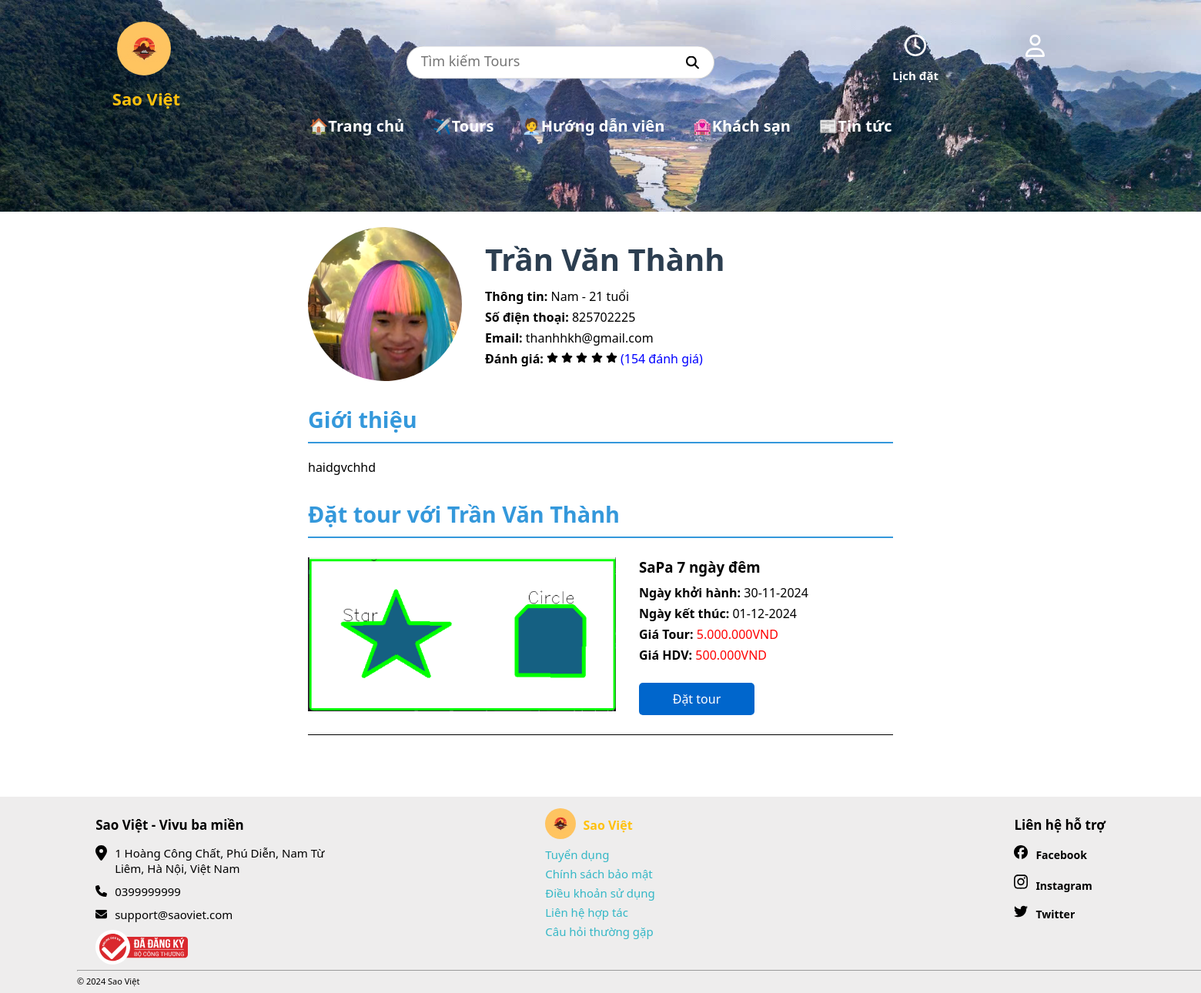
The app's page /index.php?controller=guide&action=detail&id=21 (signed in) with its own data.
### tables this page shows
CREATE TABLE `huongdanvien` (
  `MaHDV` int(11) NOT NULL,
  `TenHDV` varchar(100) NOT NULL,
  `AnhHDV` varchar(100) NOT NULL,
  `GioiTinh` varchar(10) NOT NULL,
  `NgaySinh` date NOT NULL,
  `SDT` int(10) NOT NULL,
  `Email` varchar(50) NOT NULL,
  `MoTa` text NOT NULL,
  `DanhGia` int(5) DEFAULT NULL
);

CREATE TABLE `phancong` (
  `MaPC` int(11) NOT NULL,
  `MaTour` int(11) DEFAULT NULL,
  `MaHDV` int(11) DEFAULT NULL,
  `NgayKH` date DEFAULT NULL,
  `NgayKT` date DEFAULT NULL,
  `TrangThai` varchar(50) DEFAULT NULL,
  `GiaHDV` varchar(30) DEFAULT NULL
);

CREATE TABLE `tour` (
  `MaTour` int(11) NOT NULL,
  `TenTour` varchar(300) NOT NULL,
  `AnhTour` varchar(100) NOT NULL,
  `MoTa` text NOT NULL,
  `GiaTour` varchar(50) NOT NULL,
  `GioiThieu` text DEFAULT NULL,
  `MaCD` int(5) DEFAULT NULL
);

### Controllers/BaseController.php (called while the page is built, shortened)
<?php
    class BaseController {
        protected function view($viewPath, array $data = []) {
            require(self::VIEW_FORDER_NAME .'/'. str_replace('.', '/', $viewPath).'.php');
        }
    }
?>

### Core/Database.php (called while the page is built, shortened)
<?php
class Database
{
    public function connect()
    {
        $conn = mysqli_connect(self::HOST, self::USER, self::PASS, self::DB_NAME);
        mysqli_set_charset($conn, 'utf8');
        return $conn;
    }
}

### Models/BaseModel.php (called while the page is built, shortened)
<?php
class BaseModel extends Database {
    protected $connect;
    public function __construct() {
        $this->connect = $this->connect();
    }
    public function getOption($table, $select = ['*'], $id, $option) {
        $columns = implode(', ', $select);
        $sql = "SELECT {$columns} FROM {$table} WHERE {$id} = '{$option}'";
        $query = $this->_query($sql);
        $data = [];
        while ($row = mysqli_fetch_object($query)) {
            array_push($data, $row);
        }
        return $data;
    }
    public function getTaskOptions($table, $select = ['*'], $columns = [], $options = []) {
        $column = implode(', ', $select);
        $sql = "SELECT {$column} FROM {$table} WHERE {$columns[0]} = '{$options[0]}' AND {$columns[1]} != '{$options[1]}'";
        $query = $this->_query($sql);
        $data = [];
        while ($row = mysqli_fetch_object($query)) {
            array_push($data, $row);
        }
        return $data;
    }
    private function _query($sql) {
        return mysqli_query($this->connect, $sql);
    }
}

### Models/guideModel.php (called while the page is built, shortened)
<?php
    class GuideModel extends BaseModel {
        public function getGuide($columns = ['*'], $id, $value) {
            return $this->getOption(self::TABLE, $columns, $id, $value);
        }
    }

### Models/taskModel.php (called while the page is built, shortened)
<?php
    class TaskModel extends BaseModel {
        public function getTask($select = ['*'], $columns = [], $options = []) {
            return $this->getTaskOptions(self::GETTABLE,$select, $columns, $options);
        }
    }
?>

### Views/guide/detail.php (the view)
<main class="guide-detail">
    <div class="guide-profile">
        <img src="./Admin/public/img/guide/<?=$guide[0]->AnhHDV?>" alt="anh hdv" class="guide-image">
        <div class="guide-info">
            <h1><?=$guide[0]->TenHDV?></h1>
            <p><strong>Thông tin:</strong> <?=$guide[0]->GioiTinh?> -
                <?php
                    $ngaySinh = new DateTime($guide[0]->NgaySinh);
                    $ngayHienTai = new DateTime();
                    $tuoi = $ngayHienTai->diff($ngaySinh)->y;
                    echo $tuoi;
                ?>
                tuổi
            </p>
            <p><strong>Số điện thoại:</strong> <?=$guide[0]->SDT?></p>
            <p><strong>Email:</strong> <?=$guide[0]->Email?></p>
            <p><strong>Đánh giá:</strong> <span id="evaluate"><?=$guide[0]->DanhGia?></span></p>
        </div>
    </div>
    <section class="guide-description">
        <h2>Giới thiệu</h2>
        <p><?=$guide[0]->MoTa?></p>
    </section>
    <section class="guide-booking">
        <h2>Đặt tour với <?=$guide[0]->TenHDV?></h2>
        <?php foreach($tasks as $value):?>
                <div class="tour-infor">
                    <a href="index.php?controller=tour&action=detail&id=<?=$value->MaTour?>">
                        <img src="./Admin/public/img/tour/<?=$value->AnhTour?>" alt="anh" id="tour-image">
                    </a>
                    <h3><?=$value->TenTour?></h3></p>
                    <p><b>Ngày khởi hành: </b><?=date('d-m-Y', strtotime($value->NgayKH))?></p>
                    <p><b>Ngày kết thúc: </b><?=date('d-m-Y', strtotime($value->NgayKT))?></p>
                    <p id="tour-cost"><strong>Giá Tour:</strong> <span style="color: red;"><?=$value->GiaTour?>VND</span></p>
                    <p><strong>Giá HDV:</strong> <span style="color: red;"><?=$value->GiaHDV?>VND</span></p>
                    <a href="index.php?controller=calendarContent&action=index&idTask=<?=$value->MaPC?>"><button class="book-button">Đặt tour</button></a>
                </div>
            <?php endforeach;?>
    </section>
</main>

### public/css/home.css (style rules this page uses)
* { margin: 0; padding: 0; box-sizing: border-box; font-family: "Segoe UI", Roboto, Helvetica, Arial, sans-serif; }
body { z-index: -1; overflow-x: hidden; }

### public/css/guide.css (style rules this page uses)
main { padding: 40px 0; }
h1 { font-size: 2.5em; text-align: center; color: #2c3e50; margin-bottom: 30px; }
h2 { font-size: 1.8em; color: #3498db; margin-bottom: 20px; border-bottom: 2px solid #3498db; padding-bottom: 10px; }

### public/css/guideDetail.css (style rules this page uses)
.guide-detail { width: 800px; margin: 0 auto; padding: 20px; }
.guide-profile { display: flex; align-items: center; margin-bottom: 30px; }
.guide-image { width: 200px; height: 200px; object-fit: cover; border-radius: 50%; margin-right: 30px; }
.guide-info h1 { margin-bottom: 10px; }
.guide-info p { margin: 5px 0; }
.guide-description, .guide-expertise, .guide-reviews, .guide-booking { margin-bottom: 30px; }
.guide-description p { text-align: justify; }
.tour-infor { margin: 25px 0px; border-bottom: 1px solid black; overflow: hidden; }
.tour-infor img { width: 400px; height: 200px; float: left; margin-right: 30px; }
.tour-infor h3 { margin-bottom: 10px; }
.tour-infor .book-button { width: 150px; color: white; background-color: #0066cc; padding: 10px 20px; border: none; border-radius: 5px; cursor: pointer; font-size: 16px; margin-top: 20px; margin-bottom: 25px; }
.tour-infor a { text-decoration: none; }
.tour-infor p { margin-bottom: 5px; }

### records on screen
huongdanvien: AnhHDV (picture), TenHDV "Trần Văn Thành", GioiTinh "Nam", SDT "825702225", Email "thanhhkh@gmail.com", MoTa "haidgvchhd"
phancong: MaTour.AnhTour (picture), MaTour.TenTour "SaPa 7 ngày đêm", NgayKH "30-11-2024", NgayKT "01-12-2024", MaTour.GiaTour "5.000.000", GiaHDV "500.000"
